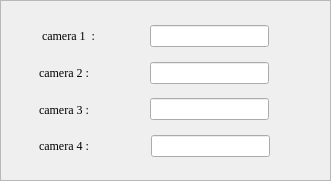
    <widget class="QFrame" name="frame_7">
     <property name="geometry">
      <rect>
       <x>350</x>
       <y>220</y>
       <width>331</width>
       <height>181</height>
      </rect>
     </property>
     <property name="font">
      <font>
       <family>Times New Roman</family>
      </font>
     </property>
     <property name="frameShape">
      <enum>QFrame::StyledPanel</enum>
     </property>
     <property name="frameShadow">
      <enum>QFrame::Raised</enum>
     </property>
     <widget class="QLabel" name="label_36">
      <property name="geometry">
       <rect>
        <x>30</x>
        <y>20</y>
        <width>271</width>
        <height>31</height>
       </rect>
      </property>
      <property name="font">
       <font>
        <family>Times New Roman</family>
       </font>
      </property>
      <property name="text">
       <string>    camera 1  :   </string>
      </property>
     </widget>
     <widget class="QLabel" name="label_37">
      <property name="geometry">
       <rect>
        <x>30</x>
        <y>57</y>
        <width>271</width>
        <height>31</height>
       </rect>
      </property>
      <property name="font">
       <font>
        <family>Times New Roman</family>
       </font>
      </property>
      <property name="text">
       <string>   camera 2 :</string>
      </property>
     </widget>
     <widget class="QLabel" name="label_38">
      <property name="geometry">
       <rect>
        <x>30</x>
        <y>94</y>
        <width>271</width>
        <height>31</height>
       </rect>
      </property>
      <property name="font">
       <font>
        <family>Times New Roman</family>
       </font>
      </property>
      <property name="text">
       <string>   camera 3 :</string>
      </property>
     </widget>
     <widget class="QLabel" name="label_39">
      <property name="geometry">
       <rect>
        <x>30</x>
        <y>130</y>
        <width>271</width>
        <height>31</height>
       </rect>
      </property>
      <property name="font">
       <font>
        <family>Times New Roman</family>
       </font>
      </property>
      <property name="text">
       <string>   camera 4 :</string>
      </property>
     </widget>
     <widget class="QLineEdit" name="lineEdit_cam_1">
      <property name="geometry">
       <rect>
        <x>150</x>
        <y>25</y>
        <width>119</width>
        <height>22</height>
       </rect>
      </property>
     </widget>
     <widget class="QLineEdit" name="lineEdit_cam_2">
      <property name="geometry">
       <rect>
        <x>150</x>
        <y>62</y>
        <width>119</width>
        <height>22</height>
       </rect>
      </property>
     </widget>
     <widget class="QLineEdit" name="lineEdit_cam_3">
      <property name="geometry">
       <rect>
        <x>150</x>
        <y>98</y>
        <width>119</width>
        <height>22</height>
       </rect>
      </property>
     </widget>
     <widget class="QLineEdit" name="lineEdit_cam_4">
      <property name="geometry">
       <rect>
        <x>151</x>
        <y>135</y>
        <width>119</width>
        <height>22</height>
       </rect>
      </property>
     </widget>
    </widget>
